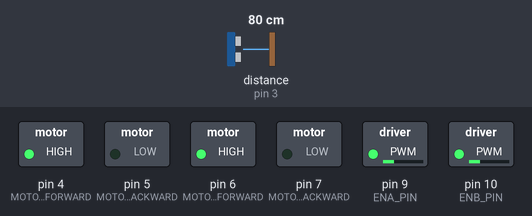
A sketch run on a simulated Arduino Uno, built with avr-gcc and run on an emulated ATmega328P. Parts: switched loads named in the sketch (green lamp = pin HIGH). Wiring (inferred from the names in the program): ultrasonic range finder: trigger pin 2; echo pin 3. Dashed ring = blinking. The test bench sets the inputs (shaded band); at power-on: distance to the obstacle (sensor on pin 3) 80 cm. The echo pulse lasts 58.3 µs per cm; pins used as bus, display or sensor lines are not drawn.

Above: at 1.2 s.
1.3 s: distance to the obstacle (sensor on pin 3) set to 44 cm
2.8 s: distance to the obstacle (sensor on pin 3) set to 37 cm
At 3.2 s:
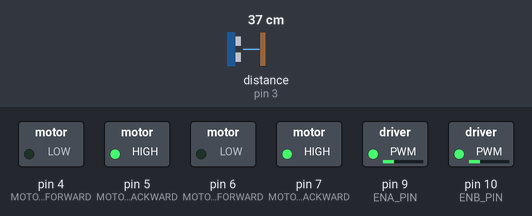
5.8 s: distance to the obstacle (sensor on pin 3) set to 60 cm
At 6.6 s:
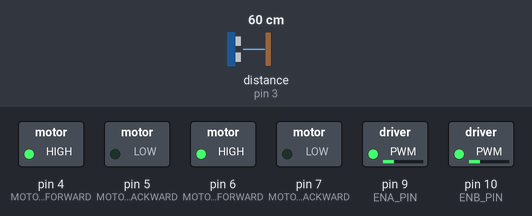
7.3 s: distance to the obstacle (sensor on pin 3) set to 2 cm
At 8.1 s:
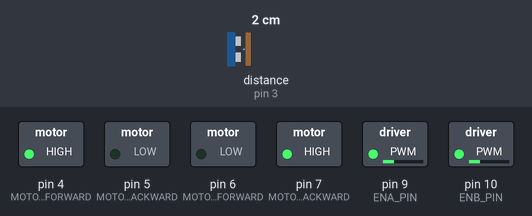
Timing chart, 0 to 11.3 s (numbered marks = the images above; inputs shaded):
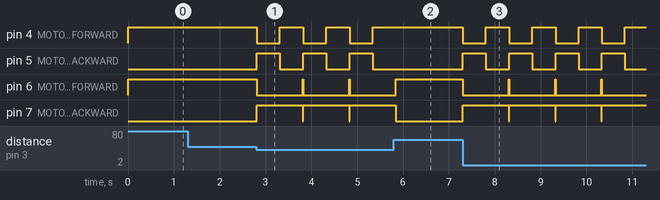

The sketch:

ropot_ino.ino
```cpp
#define MOTOR_LEFT_FORWARD 4
#define MOTOR_LEFT_BACKWARD 5
#define MOTOR_RIGHT_FORWARD 6
#define MOTOR_RIGHT_BACKWARD 7
#define ENA_PIN 9
#define ENB_PIN 10
#define TRIGGER_PIN 2
#define ECHO_PIN 3
#define THRESHOLD_DISTANCE 40

long readUltrasonicDistance(int triggerPin, int echoPin) {
  digitalWrite(triggerPin, LOW);
  delayMicroseconds(2);
  digitalWrite(triggerPin, HIGH);
  delayMicroseconds(10);
  digitalWrite(triggerPin, LOW);
  long duration = pulseIn(echoPin, HIGH);
  return duration;
}

void setup() {
  pinMode(MOTOR_LEFT_FORWARD, OUTPUT);
  pinMode(MOTOR_LEFT_BACKWARD, OUTPUT);
  pinMode(MOTOR_RIGHT_FORWARD, OUTPUT);
  pinMode(MOTOR_RIGHT_BACKWARD, OUTPUT);
  pinMode(ENA_PIN, OUTPUT);
  pinMode(ENB_PIN, OUTPUT);
  pinMode(TRIGGER_PIN, OUTPUT);
  pinMode(ECHO_PIN, INPUT);

  analogWrite(ENA_PIN, 70);
  analogWrite(ENB_PIN, 70);
}

void loop() {
  long duration = readUltrasonicDistance(TRIGGER_PIN, ECHO_PIN);
  float distanceCm = 0.01723 * duration;

  if (distanceCm <= THRESHOLD_DISTANCE) {
    digitalWrite(MOTOR_LEFT_FORWARD, LOW);
    digitalWrite(MOTOR_LEFT_BACKWARD, HIGH);
    digitalWrite(MOTOR_RIGHT_FORWARD, LOW);
    digitalWrite(MOTOR_RIGHT_BACKWARD, HIGH);
    delay(500);

    digitalWrite(MOTOR_LEFT_FORWARD, HIGH);
    digitalWrite(MOTOR_LEFT_BACKWARD, LOW);
    digitalWrite(MOTOR_RIGHT_FORWARD, LOW);
    digitalWrite(MOTOR_RIGHT_BACKWARD, HIGH);
    delay(500);

    digitalWrite(MOTOR_LEFT_FORWARD, HIGH);
    digitalWrite(MOTOR_LEFT_BACKWARD, LOW);
    digitalWrite(MOTOR_RIGHT_FORWARD, HIGH);
    digitalWrite(MOTOR_RIGHT_BACKWARD, LOW);
  } else {
    digitalWrite(MOTOR_LEFT_FORWARD, HIGH);
    digitalWrite(MOTOR_LEFT_BACKWARD, LOW);
    digitalWrite(MOTOR_RIGHT_FORWARD, HIGH);
    digitalWrite(MOTOR_RIGHT_BACKWARD, LOW);
  }

  delay(10);
}
```

Measured:
- the behaviour switches between 41 and 40 cm on distance to the obstacle (sensor on pin 3) (found by bisection; images 0 and 1)
- after the input at 1.3 s, every drawn part: stays the same
- after the input at 2.8 s, pin 4 (MOTOR_LEFT_FORWARD): alternates HIGH for 0.51 s and LOW for 0.50 s, starting at once; pin 5 (MOTOR_LEFT_BACKWARD): alternates HIGH for 0.50 s and LOW for 0.51 s, starting at once
- after the input at 5.8 s, pin 4 (MOTOR_LEFT_FORWARD): stays HIGH (without the input it goes to LOW after 0.05 s); pin 5 (MOTOR_LEFT_BACKWARD): stays LOW (without the input it goes to HIGH after 0.05 s); pin 6 (MOTOR_RIGHT_FORWARD): goes on until 5.8 s, then stays HIGH; pin 7 (MOTOR_RIGHT_BACKWARD): goes on until 5.8 s, then stays LOW
- after the input at 7.3 s, pin 4 (MOTOR_LEFT_FORWARD): alternates HIGH for 0.51 s and LOW for 0.50 s, starting at once; pin 5 (MOTOR_LEFT_BACKWARD): alternates HIGH for 0.50 s and LOW for 0.51 s, starting at once
